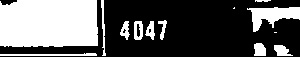
//> input picture Opencv Trials/blobber/blobber/seg_cg10.jpg, 300 x 57 px
$ ./blobber_source   (built with g++ and OpenCV 4)
//> lines starting //> are read from the running program, lines starting //| are printed output that depends on the picture; after the words box and inside, x2 and y2 are one past the last pixel; in counts of white or black regions, pixels touching at a corner belong together
#include <iostream>
#include <vector>

#include <opencv2/highgui/highgui.hpp>
#include <opencv2/imgproc/imgproc.hpp>
//#include "highgui.h"

#include <stdlib.h>
#include <stdio.h>

void FindBlobs(const cv::Mat &binary, std::vector < std::vector<cv::Point2i> > &blobs);

int main(int argc, char **argv)
{
	cv::Mat img = cv::imread("seg_cg10.jpg", 0); // force greyscale
//> img is the input picture: 57 rows x 300 cols, CV_8UC1; min 0, max 255, mean 92.7

	if (!img.data) {
		std::cout << "File not found" << std::endl;
		return -1;
	}


	// [10 lines of commented-out code are left out]

	cv::namedWindow("binary");
	cv::namedWindow("labelled");

	cv::Mat output = cv::Mat::zeros(img.size(), CV_8UC3);

	cv::Mat binary;
	std::vector < std::vector<cv::Point2i > > blobs;

	cv::threshold(img, binary, 0.0, 1.0, cv::THRESH_BINARY);
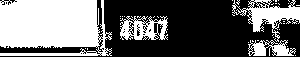
//> binary: 57 rows x 300 cols, CV_8UC1; values 0 (black) and 1 (white), 43.2% white; 39 white regions (35 under 20 px), largest, box (x1, y1, x2, y2) and area: (0, 0, 112, 56) 5145, (232, 0, 300, 42) 1039, (120, 16, 168, 40) 695, (248, 40, 296, 56) 439

	FindBlobs(binary, blobs);

	// Randomy color the blobs
	for (size_t i = 0; i < blobs.size(); i++) {
		unsigned char r = 255 * (rand() / (1.0 + RAND_MAX));
		unsigned char g = 255 * (rand() / (1.0 + RAND_MAX));
		unsigned char b = 255 * (rand() / (1.0 + RAND_MAX));

		for (size_t j = 0; j < blobs[i].size(); j++) {
			int x = blobs[i][j].x;
			int y = blobs[i][j].y;

			output.at<cv::Vec3b>(y, x)[0] = b;
			output.at<cv::Vec3b>(y, x)[1] = g;
			output.at<cv::Vec3b>(y, x)[2] = r;
		}
	}

	cv::imshow("binary", img);
	cv::imshow("labelled", output);
	cv::waitKey(0);

	return 0;
}

void FindBlobs(const cv::Mat &binary, std::vector < std::vector<cv::Point2i> > &blobs)
{
	blobs.clear();

	// Fill the label_image with the blobs
	// 0  - background
	// 1  - unlabelled foreground
	// 2+ - labelled foreground

	cv::Mat label_image;
	binary.convertTo(label_image, CV_32SC1);
//> label_image: 57 rows x 300 cols, CV_32SC1; values 0 (black) and 1 (white), 43.2% white; 39 white regions (35 under 20 px)

	int label_count = 2; // starts at 2 because 0,1 are used already

	for (int y = 0; y < label_image.rows; y++) {
		int *row = (int*)label_image.ptr(y);
		for (int x = 0; x < label_image.cols; x++) {
			if (row[x] != 1) {
				continue;
			}

			cv::Rect rect;
			cv::floodFill(label_image, cv::Point(x, y), label_count, &rect, 0, 0, 4);

			std::vector <cv::Point2i> blob;

			for (int i = rect.y; i < (rect.y + rect.height); i++) {
				int *row2 = (int*)label_image.ptr(i);
				for (int j = rect.x; j < (rect.x + rect.width); j++) {
					if (row2[j] != label_count) {
						continue;
					}

					blob.push_back(cv::Point2i(j, i));
				}
			}

			blobs.push_back(blob);

			label_count++;
		}
	}
//> this loop made 57 passes
//> label_count on passes 1 to 12: 17, 23, 29, 38, 47, 52, 58, 60, 63, 66, 71, 72
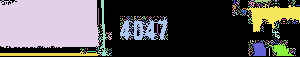
//> label_image: 57 rows x 300 cols, CV_32SC1; 340 distinct labels, from 0 to 340; one colour per label, 0 black
//> after the loop, label_count = 341; blobs = 339 contours, 332 with area under 20; largest, box (x1, y1, x2, y2) and area: (0, 0, 100, 48) 490, (120, 17, 168, 40) 415, (246, 4, 300, 32) 228, (0, 51, 100, 56) 130, (98, 0, 109, 56) 94, (269, 43, 294, 56) 92, (252, 40, 266, 56) 60
//> after the loop in main, `for (size_t i = 0; i < blobs.size(); i++)`:
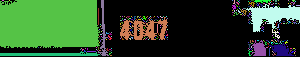
//> output: 57 rows x 300 cols, CV_8UC3; mean B, G, R 43.9, 78.2, 47
}
